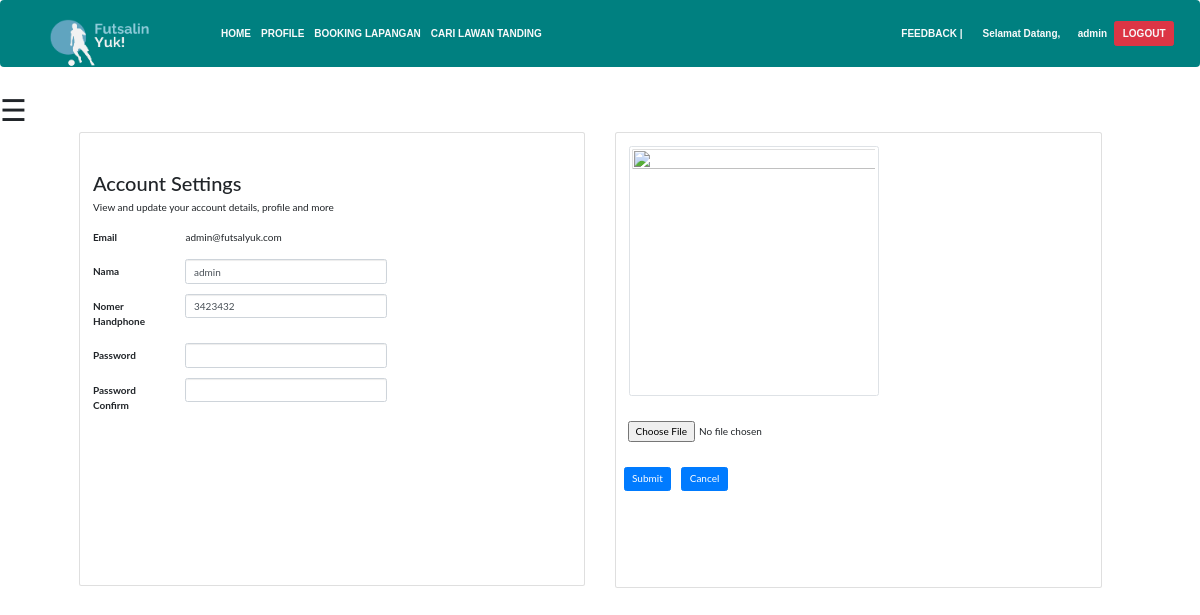
Screenshot of /orders/profile.php (signed in) with the database file from the repository.
### tables this page shows
CREATE TABLE `user` (
  `id` int(255) NOT NULL,
  `nama` varchar(255) DEFAULT NULL,
  `email` varchar(255) NOT NULL,
  `no_hp` varchar(200) DEFAULT NULL,
  `password` varchar(200) DEFAULT NULL,
  `type_user` varchar(10) DEFAULT NULL,
  `img` varchar(200) DEFAULT NULL
);

### orders/profile.php (the view, shortened to what this page needs)
<?php
include "../Login/function.php";
$current = $_SESSION['email'];
$sql = "SELECT * FROM user WHERE email = '$current'";
$items = mysqli_query($conn, $sql);
$data = $items->fetch_array();
?>
<!DOCTYPE html>
<html lang="en">
<head>
    <link rel="stylesheet" href="bootstrap/css/bootstrap.min.css">
    <link rel="stylesheet" href="https://cdn.jsdelivr.net/npm/bootstrap@4.5.3/dist/css/bootstrap.min.css">
    <link href="//maxcdn.bootstrapcdn.com/font-awesome/4.7.0/css/font-awesome.min.css" rel="stylesheet">
</head>
<body>
    <nav class="navbar navbar-expand-sm" style="background-color: teal;">
        <a class="navbar-brand" href="index.php"><img src="../assets/img/logo.png" height="60px" width="150px"></a>
        <div class="collapse navbar-collapse" id="navbarSupportedContent">
            <ul class="navbar-nav mr-auto">
                <li class="nav-item">
                    <a class="nav-link text-light" style="font-family: Arial; font-weight: bold;" href="../home.php">HOME <span class="sr-only">(current)</span></a>
                </li>
                <li class="nav-item">
                    <a class="nav-link text-light" style="font-family: Arial; font-weight: bold;" href="profile.php">PROFILE</a>
                </li>
                <li class="nav-item">
                    <a class="nav-link text-light" style="font-family: Arial; font-weight: bold;" href="../orders/index.php">BOOKING LAPANGAN</a>
                </li>
                <li class="nav-item">
                    <a class="nav-link text-light" style="font-family: Arial; font-weight: bold;" href="../orders/index1.php">CARI LAWAN TANDING</a>
                </li>
            </ul>
            <a class="nav-link text-light" style="font-family: Arial; font-weight: bold; padding-right:5px;" href="feedback.php">FEEDBACK | </a>
            <span class="navbar-text text-light" style="font-family: Arial; font-weight: bold;">Selamat Datang, </span>
            <a class="nav-item" style="color:teal;">.</a>
            <a class="nav-item text-light" style="font-family: Arial; font-weight: bold;"><?= $_SESSION["nama"] ?></a>
            <a class="nav-item" style="color:teal;">...</a>
            <a class="btn btn-danger my-2 my-sm-0 text-light" style="font-family: Arial; font-weight: bold;" href="../Login/logout.php">LOGOUT</a>
        </div>
    </nav>
    <!DOCTYPE html>
    <html>
    <head>
    </head>
    <body>
        <span style="font-size:30px;cursor:pointer" onclick="openNav()">&#9776;</span>
    </body>
    <div class="row">
        <div class="col-sm-6" style="padding-left: 2.5cm;">
            <div class="card" style="height:12cm;">
                <div class="card-body" style="padding-bottom: 1cm; padding-top: 1cm;  width: 55rem;">
                    <h2>Account Settings</h2>
                    <p> View and update your account details, profile and more</p>
                    <form method="POST" action="profile.php" enctype="multipart/form-data">
                        <div class="form-group row">
                            <label for="staticEmail" class="col-sm-2 col-form-label">Email</label>
                            <div class="col-sm-5">
                                <input type="text" disabled readonly class="form-control-plaintext" id="staticEmail" value="<?php echo $data['email']; ?>">
                            </div>
                        </div>
                        <div class="form-group row">
                            <label for="inputPassword" class="col-sm-2 col-form-label">Nama</label>
                            <div class="col-sm-5">
                                <input type="text" name="nama" class="form-control" id="inputPassword" placeholder="nama" value="<?php echo $data['nama']; ?>">
                            </div>
                        </div>
                        <div class="form-group row">
                            <label for="inputPassword" class="col-sm-2 col-form-label">Nomer Handphone</label>
                            <div class="col-sm-5">
                                <input type="number" name="no_hp" class="form-control" id="phone " required value="<?php echo $data['no_hp']; ?>">
                            </div>
                        </div>
                        <div class=" form-group row">
                            <label for="inputPassword" class="col-sm-2 col-form-label">Password</label>
                            <div class="col-sm-5">
                                <input type="password" name="password" class="form-control" id="inputPassword">
                            </div>
                        </div>
                        <div class="form-group row">
                            <label for="inputPassword" class="col-sm-2 col-form-label">Password Confirm</label>
                            <div class="col-sm-5">
                                <input type="password" name="password_check" class="form-control" id="inputPassword">
                            </div>
                        </div>
                </div>
            </div>
        </div>
        <div class="col-sm-6" style="padding-right: 3cm;">
            <div class="card">
                <div class="card-body" style="height:12cm;">
                    <img src="../assets/img/<?php echo $data['img']; ?>" height="250px" width="250px" id="preview" class="img-thumbnail">
                    <br><br>
                    <div class="form-group">
                        <div class="input-group my-3">
                            <div class="input-group-append">
                                <input type="file" name="gambar">
                            </div>
                        </div>
                    </div>
                    <br>
                    <div class="form-group row text-right" style="padding-left:1rem;">
                        <button type="submit" class="btn btn-primary mr-3" name="save" value="login">Submit</button>
                        <a href="../home.php" class="btn btn-primary mr-3" name="cancel" value="login">Cancel</a>
                    </div>
                </div>
            </div>
        </div>
    </div>
</body>
</html>

### orders/profile.php (style rules this page uses)
body { font-family: "Lato", sans-serif; }

### rows the page displays
user: email "admin@futsalyuk.com", nama "admin", no_hp "3423432"

### other values shown
$_SESSION["nama"] "admin"
